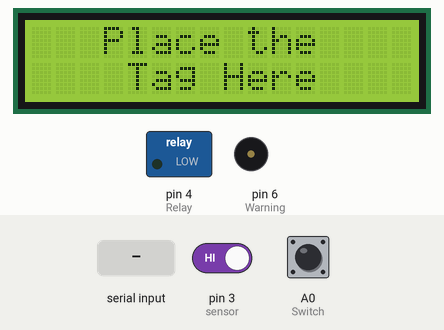
This sketch was run on a simulated Arduino Uno, built with avr-gcc and run on an emulated ATmega328P. Shown: 16×2 character LCD, switched loads named in the sketch (green lamp = pin HIGH), buzzer (waves = sounding). Inputs (shaded band) come from the test bench; at power-on: A0 (Switch) HIGH, pin 3 (sensor) HIGH. Pins used as bus, display or sensor lines are not drawn; what the sketch prints to the serial monitor is not drawn.

Above: at 1.2 s.
1.3 s: "1" received over the second serial link
At 1.41 s:
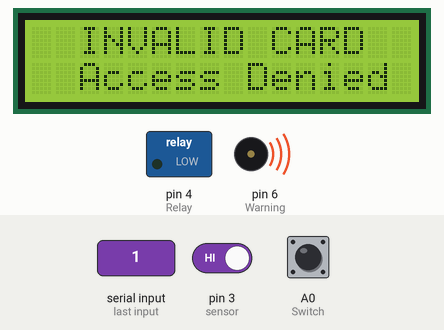
3.6 s: A0 (Switch) pulled LOW for 0.15 s
At 4.7 s:
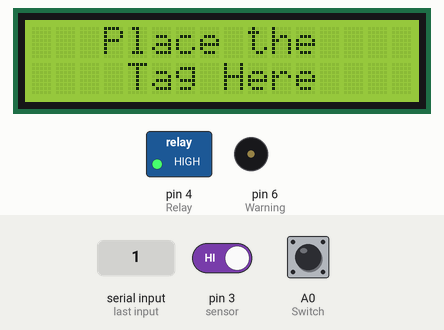
Timing chart, 0 to 6.6 s (numbered marks = the images above; inputs shaded):
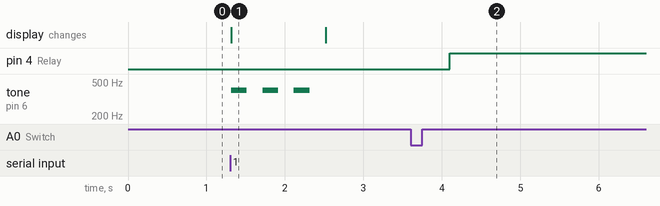

Measured:
- after the input at 1.3 s, tone on pin 6 (Warning): alternates 400 Hz for 0.20 s and silent for 0.20 s, 6 changes in all, then stays silent, starting at once; the display: changes at once (image 1)
- after the input at 3.6 s, pin 4 (Relay): LOW → HIGH after 0.50 s
- what the display in image 1 shows lasts 1.2 s, from 1.3 s to 2.5 s

The sketch:

rfidbased_doorlock.ino
```cpp
#include <LiquidCrystal.h>
const int rs = 12, en = 11, d4 = 7, d5 = 8, d6 = 9, d7 = 10;
LiquidCrystal lcd(rs, en, d4, d5, d6, d7);

#include <SoftwareSerial.h>
SoftwareSerial mySerial(2,13); // RX, TX
int count = 0;
char tags[10][12]={"55007341D0B7","55007341D1B6","5500734395F0","5500E8C4BBC2","550073455E3D","5900D4E7D1BB","5900D4FC1362","5900D50BD255"};
char input[12];
 int flag = 0,a;
boolean match = 0;

#define Relay 4
#define Warning 6
const int sensor = 3;
const int Switch = A0;
int state,switch_state;

int check(char input[],char tag[])
{
  count =0; // reset counter varibale to 0
  match = 1;
  while(count<12 && match==1)
  {
    if(input[count]==tag[count])
        match = 1;
    else
        match= 0;
    count++;
   }
   if(match == 1)
      return 1;
    else
      return 0;
}
void opendoor()
{
   digitalWrite(Warning,HIGH);
   delay(500);
   digitalWrite(Warning,LOW);
   digitalWrite(Relay,HIGH);
   delay (5000);       // Relay on for 5 sec
   while(state = digitalRead(sensor));
   digitalWrite(Warning,HIGH);
   delay(300);
   digitalWrite(Warning,LOW);
   delay(300);
   digitalWrite(Warning,HIGH);
   delay(300);
   digitalWrite(Warning,LOW);
   delay(300);
   digitalWrite (Relay,LOW);
}

void setup()
{
   Serial.begin(9600);
   mySerial.begin(9600);
   lcd.begin(16, 2);
   pinMode(Relay,OUTPUT);
  pinMode(Warning,OUTPUT);
  pinMode(sensor, INPUT_PULLUP);
  pinMode(Switch, INPUT_PULLUP);
}
void loop()
{

  lcd.print("   Place the   ");
  lcd.setCursor(0, 1);
  lcd.print("    Tag Here    ");
   if(mySerial.available())
   {
      count = 0;
      while(mySerial.available() && count < 12)
      {
         input[count] = mySerial.read();
         count++;
         delay(5);
      }
      Serial.println(input);
     flag=0;
     a=0;
     while(flag<10 && a==0)
     {
      if(a=check(input,tags[flag]))
        break;
      else
        flag++;
     }
     lcd.clear();
      switch(flag)
      {
        case 0: Serial.println("user1 Access Granted");
                lcd.print("User1");
                lcd.setCursor(0, 1);
                lcd.print("Access Granted");
                opendoor();
                 lcd.clear();
                break;
        case 1: Serial.println("user2 Access Granted");
                lcd.print("User2");
                lcd.setCursor(0, 1);
                lcd.print("Access Granted");
                opendoor();
                 lcd.clear();
                break;
        case 2: Serial.println("user3 Access Granted");
                lcd.print("User3");
                lcd.setCursor(0, 1);
                lcd.print("Access Granted");
                opendoor();
                 lcd.clear();
                break;
        case 3: Serial.println("user4 Access Granted");
                lcd.print("User4");
                lcd.setCursor(0, 1);
                lcd.print("Access Granted");
                opendoor();
                 lcd.clear();
                break;
        case 4: Serial.println("user5 Access Granted");
                lcd.print("User5");
                lcd.setCursor(0, 1);
                lcd.print("Access Granted");
                opendoor();
                 lcd.clear();
                break;
        case 5: Serial.println("user6 Access Granted");
                lcd.print("User6");
                lcd.setCursor(0, 1);
                lcd.print("Access Granted");
                opendoor();
                 lcd.clear();
                break;
        case 6: Serial.println("user7 Access Granted");
                lcd.print("User7");
                lcd.setCursor(0, 1);
                lcd.print("Access Granted");
                opendoor();
                lcd.clear();
                break;
        case 7: Serial.println("user8 Access Granted");
                lcd.print("User8");
                lcd.setCursor(0, 1);
                lcd.print("Access Granted");
                opendoor();
                lcd.clear();
                break;
        default:Serial.println("Access Denied");
                lcd.print("  INVALID CARD  ");
                lcd.setCursor(0, 1);
                lcd.print("  Access Denied  ");
                for(int i=0;i<3;i++)
                {
                  tone(Warning, 400);
                  delay(200);
                  noTone(Warning);
                  delay(200);
                }
                 lcd.clear();
      }
  }
  if(!(switch_state = digitalRead(Switch)))
    opendoor();
}
```
